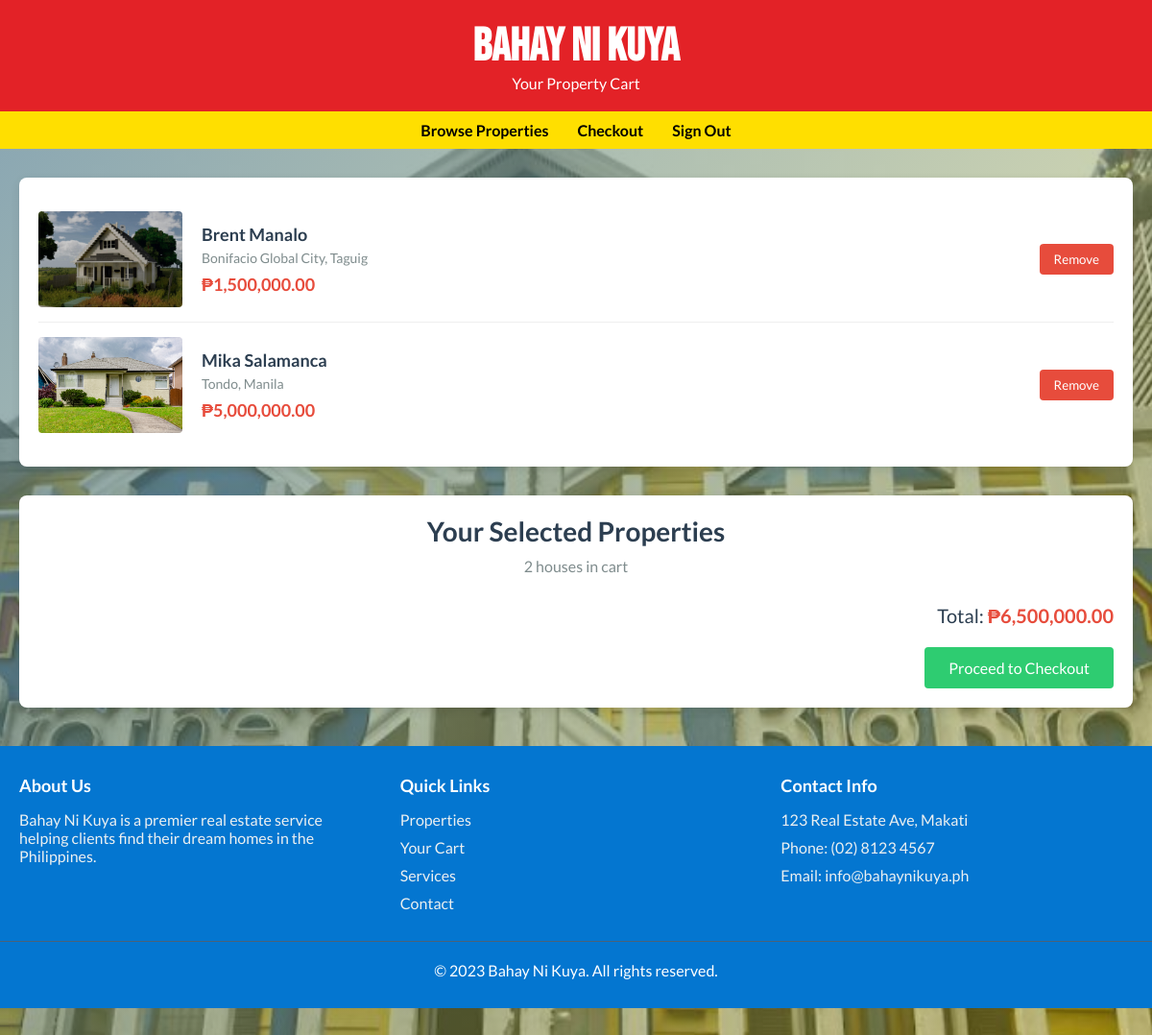
Page /views/shopping_cart.php (signed in) on the committed database.
### tables this page shows
CREATE TABLE IF NOT EXISTS `order_items` (
  `order_item_id` INT NOT NULL AUTO_INCREMENT,
  `order_id` INT NULL,
  `property_id` INT NULL,
  `quantity` INT NULL,
  PRIMARY KEY (`order_item_id`),
  INDEX `fk_order_items_orders1_idx` (`order_id` ASC) ,
  INDEX `fk_order_items_properties1_idx` (`property_id` ASC) ,
  CONSTRAINT `fk_order_items_orders1`
    FOREIGN KEY (`order_id`)
    REFERENCES `orders` (`order_id`)
    ON DELETE NO ACTION
    ON UPDATE NO ACTION,
  CONSTRAINT `fk_order_items_properties1`
    FOREIGN KEY (`property_id`)
    REFERENCES `properties` (`property_id`)
    ON DELETE NO ACTION
    ON UPDATE NO ACTION);

CREATE TABLE IF NOT EXISTS `properties` (
  `property_id` INT AUTO_INCREMENT NOT NULL,
  `property_name` VARCHAR(100) NULL,
  `address` VARCHAR(300) NULL,
  `price` DECIMAL(10,2) NULL,
  `description` TEXT NULL,
  `offer_type` ENUM('For Sale', 'Sold') NULL,
  `photo` VARCHAR(260) NULL,
  PRIMARY KEY (`property_id`));

### views/shopping_cart.php (the view, shortened to what this page needs)
<?php
require_once('../includes/dbconfig.php');
$cartItems = [];
$totalPrice = 0;
$userEmail = $_SESSION['user_email'];
$stmt = $conn->prepare("
    SELECT o.order_id
    FROM orders o
    LEFT JOIN transaction_log t ON o.order_id = t.order_id
    WHERE o.email = ? AND o.is_confirmed = 'N'
    ORDER BY o.order_date DESC
");
$stmt->bind_param("s", $userEmail);
if (!$stmt->execute()) {
    die("Execute failed: " . $stmt->error);
}
$result = $stmt->get_result();
if ($orderRow = $result->fetch_assoc()) {
    $orderId = $orderRow['order_id'];
    $stmt = $conn->prepare("
        SELECT oi.order_id, oi.property_id, oi.quantity, o.email, p.property_name, p.address, p.price, p.photo
        FROM order_items oi
        JOIN orders o ON oi.order_id = o.order_id
        JOIN properties p ON oi.property_id = p.property_id
        WHERE oi.order_id = ? AND o.email = ?
    ");
    $stmt->bind_param("is", $orderId, $userEmail);
    $stmt->execute();
    $result = $stmt->get_result();
    while ($row = $result->fetch_assoc()) {
        $cartItems[] = $row;
        $totalPrice += $row['price'] * $row['quantity'];
    }
}
?>
<!DOCTYPE html>
<html lang="en">
<head>
    <link rel="stylesheet" href="../assets/css/shopping_cart.css">
</head>
<body>
    <header class="BahayniKuya-header">
        <h1>Bahay Ni Kuya</h1>
        <p>Your Property Cart</p>
    </header>
    <nav>
        <ul>
            <li><a class="navButton" href="property_listing.php">Browse Properties</a></li>
            <li><a class="navButton" href="checkout.php">Checkout</a></li>
            <li><a class="navButton" onclick="window.location.href='logout.php'">Sign Out</a></li>
        </ul>
    </nav>
    <div class="container">
        <?php if (!empty($cartItems)): ?>
            <div class="cart-items">
                <?php foreach ($cartItems as $item): ?>
                    <div class="cart-item">
                        <img src="<?php echo $item['photo']; ?>" alt="<?php echo $item['property_name']; ?>" class="cart-item-image">
                        <div class="cart-item-details">
                            <h3 class="cart-item-title"><?php echo $item['property_name']; ?></h3>
                            <p class="cart-item-location"><?php echo $item['address']; ?></p>
                            <p class="cart-item-price">₱<?php echo number_format($item['price'], 2); ?></p>
                        </div>
                        <form action="shopping_cart.php" method="post">
                            <button type="submit" class="remove-btn">Remove</button>
                        </form>
                    </div>
                <?php endforeach; ?>
            </div>
            <div class="cart-summary">
                <div class="cart-header">
                    <h2>Your Selected Properties</h2>
                    <p class="cart-count"><?php echo count($cartItems); ?> house<?php echo count($cartItems) !== 1 ? 's' : ''; ?> in cart</p>
                </div>
                <div class="cart-total">
                    Total: <span>₱<?php echo number_format($totalPrice, 2); ?></span>
                </div>
                <button class="checkout-btn" onclick="window.location.href='checkout.php'">Proceed to Checkout</button>
            </div>
        <?php endif; ?>
    </div>
    <footer>
        <div class="footer-content">
            <div class="footer-section">
                <h3>About Us</h3>
                <p>Bahay Ni Kuya is a premier real estate service helping clients find their dream homes in the Philippines.</p>
            </div>
            <div class="footer-section">
                <h3>Quick Links</h3>
                <a href="property_listing.php">Properties</a>
                <a href="cart.php">Your Cart</a>
                <a href="#">Services</a>
                <a href="#">Contact</a>
            </div>
            <div class="footer-section">
                <h3>Contact Info</h3>
                <p>123 Real Estate Ave, Makati</p>
                <p>Phone: (02) 8123 4567</p>
                <p>Email: info@bahaynikuya.ph</p>
            </div>
        </div>
        <div class="copyright">
            <p>&copy; 2023 Bahay Ni Kuya. All rights reserved.</p>
        </div>
    </footer>
</body>
</html>

### assets/css/shopping_cart.css (style rules this page uses)
:root { --MainBlue: #0476D0; --MainRed: #E32227; --MainYellow: #FFDF00; --DefaultFont: 'Lato', serif; --DefaultHeaderFont: 'Bebas Neue', sans-serif; --DefaultFontColor: black; }
* { margin: 0; padding: 0; box-sizing: border-box; font-family: 'Lato', sans-serif; }
body { background-color: #f5f5f5; color: #333; padding-bottom: 80px; background-image: linear-gradient( 135deg, rgba(80,124,147,0.7) 0%, rgba(255,223,0,0.3) 100% ), url('../images/pbb house.jpg'); background-size: cover; background-repeat: no-repeat; background-position: center center; }
header { background-color: #2c3e50; color: white; padding: 20px 0; text-align: center; }
nav { background-color: var(--MainYellow); padding: 10px 0; }
nav ul { display: flex; justify-content: center; list-style: none; }
nav ul li { margin: 0 15px; }
nav ul li a { color: white; text-decoration: none; font-weight: bold; }
h1 { font-family: var(--DefaultHeaderFont); color: white; text-align: center; font-size: 48px; }
.BahayniKuya-header { background-color: var(--MainRed); color: white; padding: 20px 0; text-align: center; }
.navButton { color: black; }
.container { max-width: 1200px; margin: 30px auto; padding: 0 20px; }
.cart-header { text-align: center; margin-bottom: 30px; }
.cart-header h2 { font-size: 28px; color: #2c3e50; margin-bottom: 10px; }
.cart-count { color: #7f8c8d; font-size: 16px; }
.cart-items { background-color: white; border-radius: 8px; box-shadow: 0 3px 10px rgba(0,0,0,0.1); padding: 20px; margin-bottom: 30px; }
.cart-item { display: flex; align-items: center; padding: 15px 0; border-bottom: 1px solid #eee; }
.cart-item:last-child { border-bottom: none; }
.cart-item-image { width: 150px; height: 100px; object-fit: cover; border-radius: 4px; margin-right: 20px; }
.cart-item-details { flex-grow: 1; }
.cart-item-title { font-size: 18px; font-weight: bold; color: #2c3e50; margin-bottom: 5px; }
.cart-item-location { color: #7f8c8d; font-size: 14px; margin-bottom: 8px; }
.cart-item-price { color: #e74c3c; font-weight: bold; font-size: 18px; }
.remove-btn { background-color: #e74c3c; color: white; border: none; padding: 8px 15px; border-radius: 4px; cursor: pointer; margin-left: 20px; }
.cart-summary { background-color: white; border-radius: 8px; box-shadow: 0 3px 10px rgba(0,0,0,0.1); padding: 20px; text-align: right; }
.cart-total { font-size: 20px; color: #2c3e50; margin-bottom: 20px; }
.cart-total span { color: #e74c3c; font-weight: bold; }
.checkout-btn { background-color: #2ecc71; color: white; border: none; padding: 12px 25px; border-radius: 4px; cursor: pointer; font-size: 16px; transition: background-color 0.3s; }
footer { background-color: var(--MainBlue); color: white; text-align: center; padding: 30px 0; margin-top: 40px; }
.footer-content { max-width: 1200px; margin: 0 auto; display: grid; grid-template-columns: repeat(3, 1fr); gap: 30px; text-align: left; padding: 0 20px; }
.footer-section h3 { margin-bottom: 15px; font-size: 18px; }
.footer-section p, .footer-section a { color: #ecf0f1; margin-bottom: 10px; display: block; text-decoration: none; }
.copyright { margin-top: 20px; padding-top: 20px; border-top: 1px solid #4a6278; }

### rows in the picture
order_items: property.photo (picture), property.property_name "Brent Manalo", property.address "Bonifacio Global City, Taguig", property.price "1,500,000.00"
order_items: property.photo (picture), property.property_name "Mika Salamanca", property.address "Tondo, Manila", property.price "5,000,000.00"

### other values in the picture
count($cartItems) "2"
$totalPrice "6,500,000.00"
